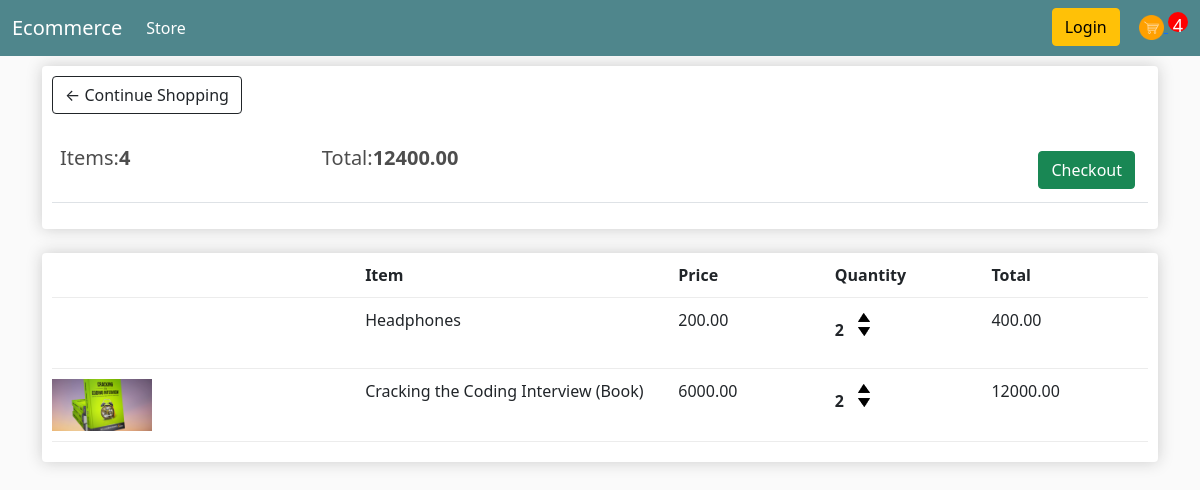
The page /cart/ (signed in) on the database as committed earlier.
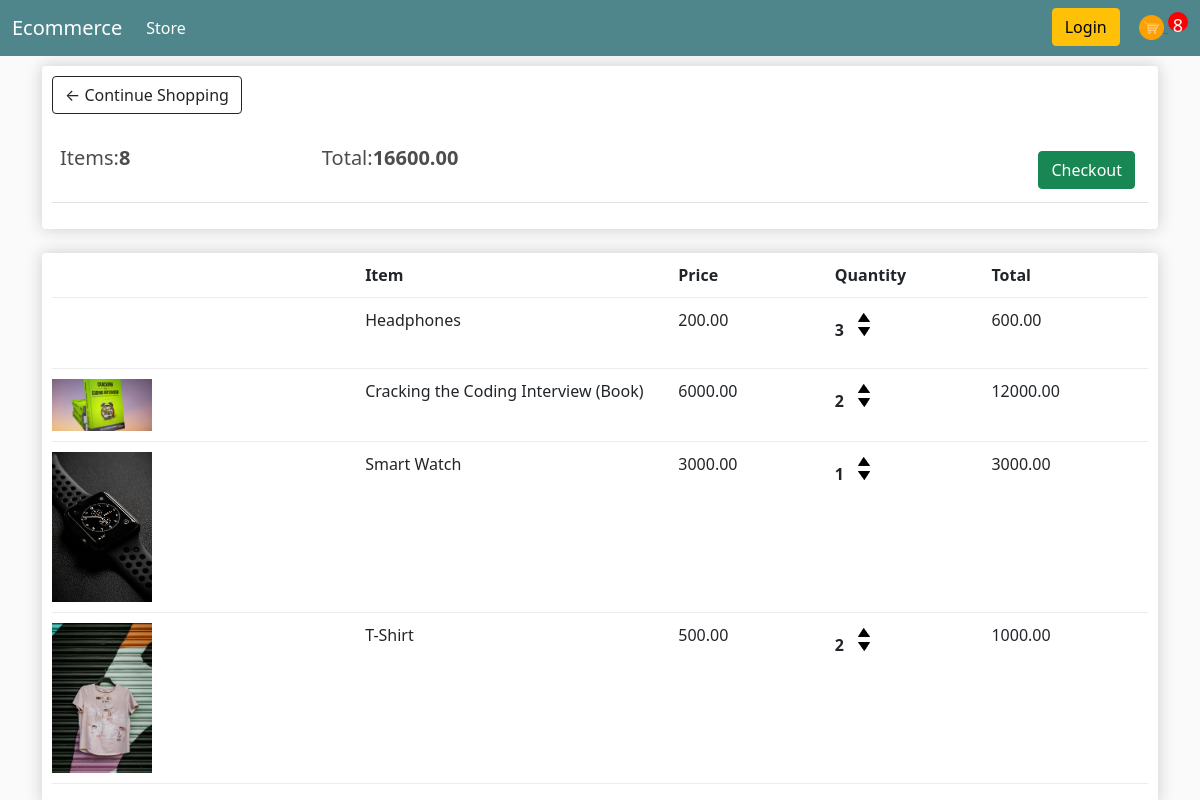
The same page on the database as committed later.
### store/models.py (models this page shows, shortened)
class Order(models.Model):
    customer = models.ForeignKey(Customer,on_delete=models.SET_NULL, null=True,blank=True)
    date_ordered = models.DateTimeField(auto_now_add=True)
    complete = models.BooleanField(default=False,null=True, blank=False)
    transaction_id = models.CharField(max_length=100, null = True)
    @property
    def get_cart_total(self):
        orderitems = self.orderitem_set.all()
        total = sum([item.get_total for item in orderitems])
        return total
    @property
    def get_cart_items(self):
        orderitems = self.orderitem_set.all()
        total = sum([item.quantity for item in orderitems])
        return total

class OrderItem(models.Model):
    product = models.ForeignKey(Product,on_delete=models.SET_NULL, null=True)
    order = models.ForeignKey(Order,on_delete=models.SET_NULL,null=True)
    quantity = models.IntegerField(default=0, null=True,blank=True)
    date_added = models.DateTimeField(auto_now_add=True)
    @property
    def get_total(self):
        total = self.product.price * self.quantity
        return total

class Product(models.Model):
    name = models.CharField(max_length=200, null=True)
    price = models.FloatField()
    digital = models.BooleanField(default=False,null=True,blank=False)
    image = models.ImageField(null=True,blank=True)
    @property
    def imageURL(self):
        try:
            url = self.image.url
        except:
            url = ''
        return url

### store/views.py (the view)
# urls.py: path('cart/',views.cart,name='cart'),
def cart(request):
    if request.user.is_authenticated:
        customer = request.user.customer
        order, created = Order.objects.get_or_create(customer=customer,complete=False)
        items = order.orderitem_set.all()
        cartItems = order.get_cart_items
    else:
        items = []
        order = {'get_cart_total':0, 'get_cart_items':0,'shippping':False}
        cartItems = 0
    context ={'items':items,'order':order,'cartItems':cartItems}
    return render(request,'store/cart.html',context)

### store/templates/store/cart.html
{%extends 'store/main.html'%}
{%load static%}
{%block content%}
    <div class="row">
        <div class="col-lg-12">
            <div class="box-element">
                <a class="btn btn-outline-dark" href="{%url 'store'%}">&#x2190; Continue Shopping</a>
                <br>
                <br>
                <table class="table">
                    <tr>
                        <th><h5>Items:<strong>{{order.get_cart_items}}</strong></h5></th>
                        <th><h5>Total:<strong>{{order.get_cart_total|floatformat:2}}</strong></h5></th>
                        <th>
                            <a style="float:right; margin:5px" class="btn btn-success" href="{% url 'checkout'%}">Checkout</a>
                        </th>
                    </tr>
                </table>
            </div>
            <br>
            <div class="box-element">
                <div class="cart-row">
                    <div style="flex:2"></div>
                    <div style="flex:2"><strong>Item</strong></div>
                    <div style="flex:1"><strong>Price</strong></div>
                    <div style="flex:1"><strong>Quantity</strong></div>
                    <div style="flex:1"><strong>Total</strong></div>
                </div>
                {%for item in items%}
                <div class="cart-row">
                    <div style="flex:2"><img class="row-image" src="{{item.product.imageURL}}" alt=""></div>
                    <div style="flex:2">{{item.product.name}}</div>
                    <div style="flex:1">{{item.product.price|floatformat:2}}</div>
                    <div style="flex:1">
                        <p class="quantity">{{item.quantity}}</p>
                        <div class="quantity">
                            <img data-product={{item.product.id}} data-action="add" class="chg-quantity update-cart" src="{%static 'images/arrow-up.png'%}">
                            <img data-product={{item.product.id}} data-action="remove" class="chg-quantity update-cart" src="{%static 'images/arrow-down.png'%}">
                        </div>
                    </div>
                    <div style="flex:1">{{item.get_total|floatformat:2}}</div>
                </div>
                {%endfor%}
            </div>
        </div>
    </div>
{%endblock%}

Rows that differ between the two databases and show on the page:
changed through a linked row, Order: get_cart_items "4" → "8"; get_cart_total "12400.00" → "16600.00"
changed OrderItem "Headphones": quantity "2" → "3"; get_total "400.00" → "600.00"
added OrderItem: product.imageURL (picture), product.name "Smart Watch", product.price "3000.00", quantity "1", get_total "3000.00"
added OrderItem: product.imageURL (picture), product.name "T-Shirt", product.price "500.00", quantity "2", get_total "1000.00"
Other text that changed with them:
{{ cartItems }}: "4" → "8"
